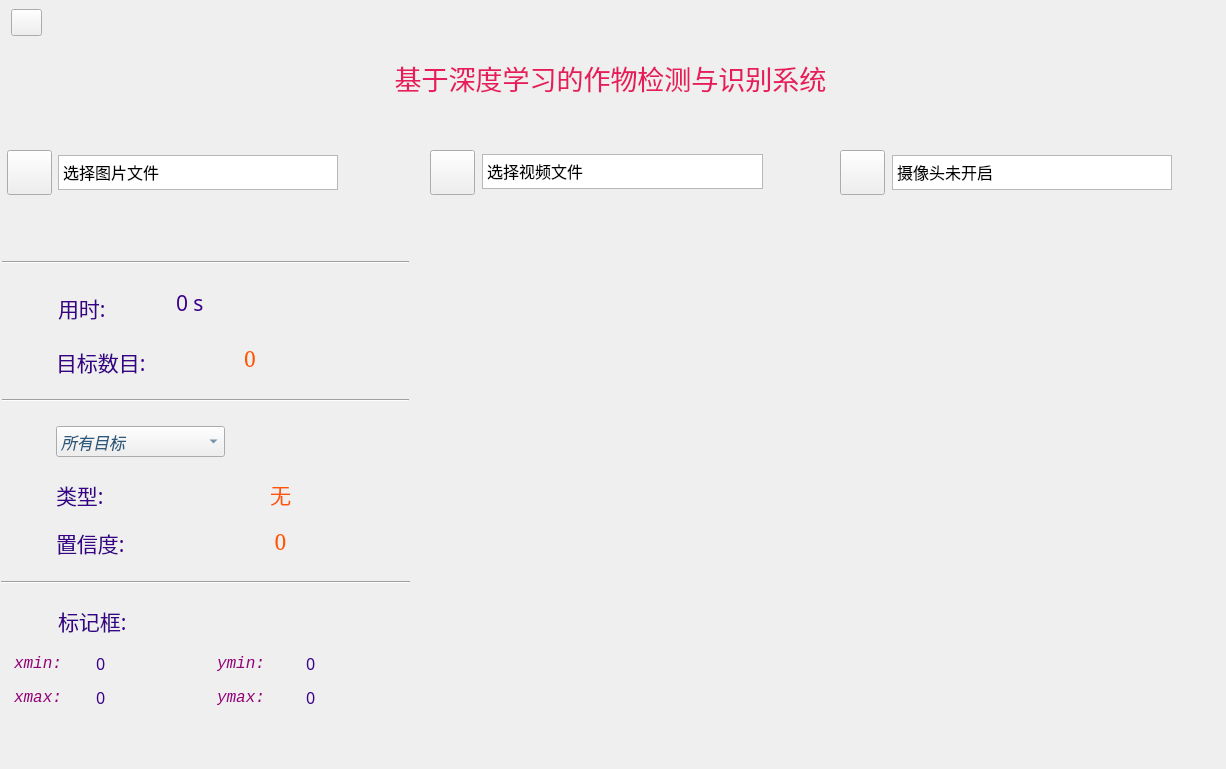
<?xml version="1.0" encoding="UTF-8"?>
<ui version="4.0">
 <class>MainWindow</class>
 <widget class="QMainWindow" name="MainWindow">
  <property name="windowModality">
   <enum>Qt::NonModal</enum>
  </property>
  <property name="geometry">
   <rect>
    <x>0</x>
    <y>0</y>
    <width>1226</width>
    <height>769</height>
   </rect>
  </property>
  <property name="minimumSize">
   <size>
    <width>1226</width>
    <height>769</height>
   </size>
  </property>
  <property name="maximumSize">
   <size>
    <width>1226</width>
    <height>769</height>
   </size>
  </property>
  <property name="font">
   <font>
    <family>华文仿宋</family>
   </font>
  </property>
  <property name="windowTitle">
   <string>Plant Detection</string>
  </property>
  <property name="windowIcon">
   <iconset resource="RecSystem.qrc">
    <normaloff>:/images/icons/count.png</normaloff>:/images/icons/count.png</iconset>
  </property>
  <property name="toolTip">
   <string/>
  </property>
  <property name="autoFillBackground">
   <bool>false</bool>
  </property>
  <property name="styleSheet">
   <string notr="true">#centralwidget{
	border-image: url(:/images/icons/back-image.png);
    color: rgb(220, 220, 220);
    border-radius: 10px;
}</string>
  </property>
  <property name="tabShape">
   <enum>QTabWidget::Rounded</enum>
  </property>
  <widget class="QWidget" name="centralwidget">
   <property name="styleSheet">
    <string notr="true">#centralWidget{
	border-image: url(:/newPrefix/images_test/back-image.png);
	color: rgb(220, 220, 220);
	border-radius: 10px;
}</string>
   </property>
   <widget class="QTextEdit" name="textEdit_pic">
    <property name="geometry">
     <rect>
      <x>58</x>
      <y>155</y>
      <width>280</width>
      <height>35</height>
     </rect>
    </property>
    <property name="minimumSize">
     <size>
      <width>150</width>
      <height>30</height>
     </size>
    </property>
    <property name="maximumSize">
     <size>
      <width>280</width>
      <height>40</height>
     </size>
    </property>
    <property name="font">
     <font>
      <family>华文仿宋</family>
      <pointsize>12</pointsize>
     </font>
    </property>
    <property name="layoutDirection">
     <enum>Qt::LeftToRight</enum>
    </property>
    <property name="verticalScrollBarPolicy">
     <enum>Qt::ScrollBarAlwaysOff</enum>
    </property>
    <property name="horizontalScrollBarPolicy">
     <enum>Qt::ScrollBarAsNeeded</enum>
    </property>
    <property name="lineWrapMode">
     <enum>QTextEdit::NoWrap</enum>
    </property>
    <property name="readOnly">
     <bool>true</bool>
    </property>
    <property name="html">
     <string>&lt;!DOCTYPE HTML PUBLIC &quot;-//W3C//DTD HTML 4.0//EN&quot; &quot;http://www.w3.org/TR/REC-html40/strict.dtd&quot;&gt;
&lt;html&gt;&lt;head&gt;&lt;meta name=&quot;qrichtext&quot; content=&quot;1&quot; /&gt;&lt;style type=&quot;text/css&quot;&gt;
p, li { white-space: pre-wrap; }
&lt;/style&gt;&lt;/head&gt;&lt;body style=&quot; font-family:'华文仿宋'; font-size:12pt; font-weight:400; font-style:normal;&quot;&gt;
&lt;p style=&quot; margin-top:0px; margin-bottom:0px; margin-left:0px; margin-right:0px; -qt-block-indent:0; text-indent:0px;&quot;&gt;&lt;span style=&quot; font-family:'Adobe Devanagari';&quot;&gt;选择图片文件&lt;/span&gt;&lt;/p&gt;&lt;/body&gt;&lt;/html&gt;</string>
    </property>
   </widget>
   <widget class="QLabel" name="label_objNum">
    <property name="geometry">
     <rect>
      <x>56</x>
      <y>342</y>
      <width>165</width>
      <height>39</height>
     </rect>
    </property>
    <property name="font">
     <font>
      <family>华文仿宋</family>
      <pointsize>16</pointsize>
     </font>
    </property>
    <property name="styleSheet">
     <string notr="true">color: #3a0088;</string>
    </property>
    <property name="text">
     <string>目标数目:</string>
    </property>
   </widget>
   <widget class="QLabel" name="label_ymin">
    <property name="geometry">
     <rect>
      <x>217</x>
      <y>648</y>
      <width>87</width>
      <height>31</height>
     </rect>
    </property>
    <property name="font">
     <font>
      <family>Consolas</family>
      <pointsize>12</pointsize>
      <weight>50</weight>
      <italic>true</italic>
      <bold>false</bold>
     </font>
    </property>
    <property name="styleSheet">
     <string notr="true">font: italic 12pt &quot;Consolas&quot;;
color: #930077;</string>
    </property>
    <property name="text">
     <string>ymin: </string>
    </property>
   </widget>
   <widget class="QLabel" name="label_ymax_result">
    <property name="geometry">
     <rect>
      <x>306</x>
      <y>682</y>
      <width>87</width>
      <height>31</height>
     </rect>
    </property>
    <property name="font">
     <font>
      <family>SimSun-ExtB</family>
      <pointsize>12</pointsize>
     </font>
    </property>
    <property name="styleSheet">
     <string notr="true">color: #3a0088;</string>
    </property>
    <property name="text">
     <string>0</string>
    </property>
   </widget>
   <widget class="QLabel" name="label_numer_result">
    <property name="geometry">
     <rect>
      <x>244</x>
      <y>340</y>
      <width>155</width>
      <height>37</height>
     </rect>
    </property>
    <property name="font">
     <font>
      <family>SimSun</family>
      <pointsize>16</pointsize>
     </font>
    </property>
    <property name="styleSheet">
     <string notr="true">color: rgb(255, 85, 0);</string>
    </property>
    <property name="text">
     <string>0</string>
    </property>
   </widget>
   <widget class="QLabel" name="label_conf">
    <property name="geometry">
     <rect>
      <x>56</x>
      <y>522</y>
      <width>111</width>
      <height>41</height>
     </rect>
    </property>
    <property name="font">
     <font>
      <family>华文仿宋</family>
      <pointsize>16</pointsize>
     </font>
    </property>
    <property name="styleSheet">
     <string notr="true">color: #3a0088;</string>
    </property>
    <property name="text">
     <string>置信度:</string>
    </property>
   </widget>
   <widget class="QLabel" name="label_title">
    <property name="geometry">
     <rect>
      <x>10</x>
      <y>40</y>
      <width>1201</width>
      <height>75</height>
     </rect>
    </property>
    <property name="minimumSize">
     <size>
      <width>0</width>
      <height>30</height>
     </size>
    </property>
    <property name="font">
     <font>
      <family>楷体</family>
      <pointsize>20</pointsize>
      <weight>50</weight>
      <italic>false</italic>
      <bold>false</bold>
      <kerning>false</kerning>
     </font>
    </property>
    <property name="toolTip">
     <string>&lt;html&gt;&lt;head/&gt;&lt;body&gt;&lt;p&gt;author: 思绪无限&lt;/p&gt;&lt;p&gt;公众号：AI技术研究与分享&lt;/p&gt;&lt;/body&gt;&lt;/html&gt;</string>
    </property>
    <property name="styleSheet">
     <string notr="true">QLabel{
color: #e61c5d;
font:  20pt &quot;楷体&quot;;
}</string>
    </property>
    <property name="text">
     <string>基于深度学习的作物检测与识别系统</string>
    </property>
    <property name="alignment">
     <set>Qt::AlignCenter</set>
    </property>
   </widget>
   <widget class="QLabel" name="label_picNumber">
    <property name="geometry">
     <rect>
      <x>8</x>
      <y>340</y>
      <width>45</width>
      <height>45</height>
     </rect>
    </property>
    <property name="styleSheet">
     <string notr="true">border-image: url(:/images/icons/count.png);</string>
    </property>
    <property name="text">
     <string/>
    </property>
   </widget>
   <widget class="QComboBox" name="comboBox_select">
    <property name="geometry">
     <rect>
      <x>56</x>
      <y>426</y>
      <width>169</width>
      <height>31</height>
     </rect>
    </property>
    <property name="font">
     <font>
      <family>Consolas</family>
      <pointsize>12</pointsize>
      <weight>50</weight>
      <italic>true</italic>
      <bold>false</bold>
     </font>
    </property>
    <property name="focusPolicy">
     <enum>Qt::ClickFocus</enum>
    </property>
    <property name="styleSheet">
     <string notr="true">color: rgb(43, 89, 124);
font: italic 12pt &quot;Consolas&quot;;</string>
    </property>
    <property name="currentText">
     <string>所有目标</string>
    </property>
    <property name="iconSize">
     <size>
      <width>36</width>
      <height>36</height>
     </size>
    </property>
    <item>
     <property name="text">
      <string>所有目标</string>
     </property>
    </item>
   </widget>
   <widget class="QLabel" name="label_xmax">
    <property name="geometry">
     <rect>
      <x>14</x>
      <y>682</y>
      <width>83</width>
      <height>31</height>
     </rect>
    </property>
    <property name="font">
     <font>
      <family>Consolas</family>
      <pointsize>12</pointsize>
      <weight>50</weight>
      <italic>true</italic>
      <bold>false</bold>
     </font>
    </property>
    <property name="styleSheet">
     <string notr="true">font: italic 12pt &quot;Consolas&quot;;
color: #930077;</string>
    </property>
    <property name="text">
     <string>xmax: </string>
    </property>
   </widget>
   <widget class="QTextEdit" name="textEdit_camera">
    <property name="geometry">
     <rect>
      <x>892</x>
      <y>155</y>
      <width>280</width>
      <height>35</height>
     </rect>
    </property>
    <property name="minimumSize">
     <size>
      <width>150</width>
      <height>30</height>
     </size>
    </property>
    <property name="maximumSize">
     <size>
      <width>280</width>
      <height>40</height>
     </size>
    </property>
    <property name="font">
     <font>
      <family>华文仿宋</family>
      <pointsize>12</pointsize>
     </font>
    </property>
    <property name="verticalScrollBarPolicy">
     <enum>Qt::ScrollBarAlwaysOff</enum>
    </property>
    <property name="horizontalScrollBarPolicy">
     <enum>Qt::ScrollBarAsNeeded</enum>
    </property>
    <property name="lineWrapMode">
     <enum>QTextEdit::NoWrap</enum>
    </property>
    <property name="readOnly">
     <bool>true</bool>
    </property>
    <property name="html">
     <string>&lt;!DOCTYPE HTML PUBLIC &quot;-//W3C//DTD HTML 4.0//EN&quot; &quot;http://www.w3.org/TR/REC-html40/strict.dtd&quot;&gt;
&lt;html&gt;&lt;head&gt;&lt;meta name=&quot;qrichtext&quot; content=&quot;1&quot; /&gt;&lt;style type=&quot;text/css&quot;&gt;
p, li { white-space: pre-wrap; }
&lt;/style&gt;&lt;/head&gt;&lt;body style=&quot; font-family:'华文仿宋'; font-size:12pt; font-weight:400; font-style:normal;&quot;&gt;
&lt;p style=&quot; margin-top:0px; margin-bottom:0px; margin-left:0px; margin-right:0px; -qt-block-indent:0; text-indent:0px;&quot;&gt;&lt;span style=&quot; font-family:'Adobe Devanagari';&quot;&gt;摄像头未开启&lt;/span&gt;&lt;/p&gt;&lt;/body&gt;&lt;/html&gt;</string>
    </property>
   </widget>
   <widget class="QLabel" name="label_xmin_result">
    <property name="geometry">
     <rect>
      <x>96</x>
      <y>648</y>
      <width>81</width>
      <height>31</height>
     </rect>
    </property>
    <property name="font">
     <font>
      <family>SimSun-ExtB</family>
      <pointsize>12</pointsize>
     </font>
    </property>
    <property name="styleSheet">
     <string notr="true">color: #3a0088;</string>
    </property>
    <property name="text">
     <string>0</string>
    </property>
   </widget>
   <widget class="QLabel" name="label_score_result">
    <property name="geometry">
     <rect>
      <x>154</x>
      <y>518</y>
      <width>253</width>
      <height>47</height>
     </rect>
    </property>
    <property name="font">
     <font>
      <family>SimSun</family>
      <pointsize>16</pointsize>
     </font>
    </property>
    <property name="styleSheet">
     <string notr="true">color: rgb(255, 85, 0);</string>
    </property>
    <property name="text">
     <string>0</string>
    </property>
    <property name="alignment">
     <set>Qt::AlignCenter</set>
    </property>
   </widget>
   <widget class="QLabel" name="label_location">
    <property name="geometry">
     <rect>
      <x>58</x>
      <y>600</y>
      <width>157</width>
      <height>41</height>
     </rect>
    </property>
    <property name="font">
     <font>
      <family>华文仿宋</family>
      <pointsize>16</pointsize>
     </font>
    </property>
    <property name="styleSheet">
     <string notr="true">color: #3a0088;</string>
    </property>
    <property name="text">
     <string>标记框:</string>
    </property>
   </widget>
   <widget class="QLabel" name="label_picConf">
    <property name="geometry">
     <rect>
      <x>10</x>
      <y>524</y>
      <width>40</width>
      <height>40</height>
     </rect>
    </property>
    <property name="styleSheet">
     <string notr="true">border-image: url(:/images/icons/Score.png);</string>
    </property>
    <property name="text">
     <string/>
    </property>
   </widget>
   <widget class="QLabel" name="label_display">
    <property name="geometry">
     <rect>
      <x>410</x>
      <y>256</y>
      <width>806</width>
      <height>454</height>
     </rect>
    </property>
    <property name="minimumSize">
     <size>
      <width>806</width>
      <height>454</height>
     </size>
    </property>
    <property name="maximumSize">
     <size>
      <width>1152</width>
      <height>648</height>
     </size>
    </property>
    <property name="font">
     <font>
      <family>楷体</family>
      <pointsize>16</pointsize>
     </font>
    </property>
    <property name="layoutDirection">
     <enum>Qt::LeftToRight</enum>
    </property>
    <property name="styleSheet">
     <string notr="true">border-image: url(:/images/icons/ini-image.png);</string>
    </property>
    <property name="text">
     <string>&lt;html&gt;&lt;head/&gt;&lt;body&gt;&lt;p align=&quot;center&quot;&gt;&lt;br/&gt;&lt;/p&gt;&lt;/body&gt;&lt;/html&gt;</string>
    </property>
    <property name="alignment">
     <set>Qt::AlignCenter</set>
    </property>
   </widget>
   <widget class="QLabel" name="label_xmax_result">
    <property name="geometry">
     <rect>
      <x>96</x>
      <y>682</y>
      <width>89</width>
      <height>31</height>
     </rect>
    </property>
    <property name="font">
     <font>
      <family>SimSun-ExtB</family>
      <pointsize>12</pointsize>
     </font>
    </property>
    <property name="styleSheet">
     <string notr="true">color: #3a0088;</string>
    </property>
    <property name="text">
     <string>0</string>
    </property>
   </widget>
   <widget class="QLabel" name="label_picTime">
    <property name="geometry">
     <rect>
      <x>10</x>
      <y>284</y>
      <width>40</width>
      <height>40</height>
     </rect>
    </property>
    <property name="styleSheet">
     <string notr="true">border-image: url(:/images/icons/net_speed.png);</string>
    </property>
    <property name="text">
     <string/>
    </property>
   </widget>
   <widget class="Line" name="line_3">
    <property name="geometry">
     <rect>
      <x>1</x>
      <y>562</y>
      <width>409</width>
      <height>41</height>
     </rect>
    </property>
    <property name="orientation">
     <enum>Qt::Horizontal</enum>
    </property>
   </widget>
   <widget class="QLabel" name="label_ymax">
    <property name="geometry">
     <rect>
      <x>217</x>
      <y>682</y>
      <width>89</width>
      <height>31</height>
     </rect>
    </property>
    <property name="font">
     <font>
      <family>Consolas</family>
      <pointsize>12</pointsize>
      <weight>50</weight>
      <italic>true</italic>
      <bold>false</bold>
     </font>
    </property>
    <property name="styleSheet">
     <string notr="true">font: italic 12pt &quot;Consolas&quot;;
color: #930077;</string>
    </property>
    <property name="text">
     <string>ymax: </string>
    </property>
   </widget>
   <widget class="QToolButton" name="toolButton_file">
    <property name="geometry">
     <rect>
      <x>7</x>
      <y>150</y>
      <width>45</width>
      <height>45</height>
     </rect>
    </property>
    <property name="cursor">
     <cursorShape>PointingHandCursor</cursorShape>
    </property>
    <property name="toolTip">
     <string>选择图片</string>
    </property>
    <property name="autoFillBackground">
     <bool>false</bool>
    </property>
    <property name="text">
     <string/>
    </property>
    <property name="icon">
     <iconset resource="RecSystem.qrc">
      <normaloff>:/images/icons/recovery.png</normaloff>:/images/icons/recovery.png</iconset>
    </property>
    <property name="iconSize">
     <size>
      <width>37</width>
      <height>37</height>
     </size>
    </property>
    <property name="popupMode">
     <enum>QToolButton::DelayedPopup</enum>
    </property>
    <property name="toolButtonStyle">
     <enum>Qt::ToolButtonTextUnderIcon</enum>
    </property>
    <property name="autoRaise">
     <bool>false</bool>
    </property>
    <property name="arrowType">
     <enum>Qt::NoArrow</enum>
    </property>
   </widget>
   <widget class="QTextEdit" name="textEdit_video">
    <property name="geometry">
     <rect>
      <x>482</x>
      <y>154</y>
      <width>281</width>
      <height>35</height>
     </rect>
    </property>
    <property name="minimumSize">
     <size>
      <width>150</width>
      <height>30</height>
     </size>
    </property>
    <property name="maximumSize">
     <size>
      <width>340</width>
      <height>40</height>
     </size>
    </property>
    <property name="font">
     <font>
      <family>华文仿宋</family>
      <pointsize>12</pointsize>
     </font>
    </property>
    <property name="layoutDirection">
     <enum>Qt::LeftToRight</enum>
    </property>
    <property name="verticalScrollBarPolicy">
     <enum>Qt::ScrollBarAlwaysOff</enum>
    </property>
    <property name="horizontalScrollBarPolicy">
     <enum>Qt::ScrollBarAsNeeded</enum>
    </property>
    <property name="lineWrapMode">
     <enum>QTextEdit::NoWrap</enum>
    </property>
    <property name="readOnly">
     <bool>true</bool>
    </property>
    <property name="html">
     <string>&lt;!DOCTYPE HTML PUBLIC &quot;-//W3C//DTD HTML 4.0//EN&quot; &quot;http://www.w3.org/TR/REC-html40/strict.dtd&quot;&gt;
&lt;html&gt;&lt;head&gt;&lt;meta name=&quot;qrichtext&quot; content=&quot;1&quot; /&gt;&lt;style type=&quot;text/css&quot;&gt;
p, li { white-space: pre-wrap; }
&lt;/style&gt;&lt;/head&gt;&lt;body style=&quot; font-family:'华文仿宋'; font-size:12pt; font-weight:400; font-style:normal;&quot;&gt;
&lt;p style=&quot; margin-top:0px; margin-bottom:0px; margin-left:0px; margin-right:0px; -qt-block-indent:0; text-indent:0px;&quot;&gt;&lt;span style=&quot; font-family:'Adobe Devanagari';&quot;&gt;选择视频文件&lt;/span&gt;&lt;/p&gt;&lt;/body&gt;&lt;/html&gt;</string>
    </property>
   </widget>
   <widget class="QToolButton" name="toolButton_camera">
    <property name="geometry">
     <rect>
      <x>840</x>
      <y>150</y>
      <width>45</width>
      <height>45</height>
     </rect>
    </property>
    <property name="cursor">
     <cursorShape>PointingHandCursor</cursorShape>
    </property>
    <property name="toolTip">
     <string>开启摄像头</string>
    </property>
    <property name="autoFillBackground">
     <bool>false</bool>
    </property>
    <property name="text">
     <string/>
    </property>
    <property name="icon">
     <iconset resource="RecSystem.qrc">
      <normaloff>:/images/icons/g1.png</normaloff>:/images/icons/g1.png</iconset>
    </property>
    <property name="iconSize">
     <size>
      <width>37</width>
      <height>37</height>
     </size>
    </property>
    <property name="popupMode">
     <enum>QToolButton::DelayedPopup</enum>
    </property>
    <property name="toolButtonStyle">
     <enum>Qt::ToolButtonTextUnderIcon</enum>
    </property>
    <property name="autoRaise">
     <bool>false</bool>
    </property>
    <property name="arrowType">
     <enum>Qt::NoArrow</enum>
    </property>
   </widget>
   <widget class="Line" name="line_5">
    <property name="geometry">
     <rect>
      <x>2</x>
      <y>242</y>
      <width>407</width>
      <height>41</height>
     </rect>
    </property>
    <property name="orientation">
     <enum>Qt::Horizontal</enum>
    </property>
   </widget>
   <widget class="QLabel" name="label_time_result">
    <property name="geometry">
     <rect>
      <x>176</x>
      <y>284</y>
      <width>129</width>
      <height>37</height>
     </rect>
    </property>
    <property name="font">
     <font>
      <family>华文仿宋</family>
      <pointsize>16</pointsize>
     </font>
    </property>
    <property name="styleSheet">
     <string notr="true">color: #3a0088;</string>
    </property>
    <property name="text">
     <string>0 s</string>
    </property>
   </widget>
   <widget class="QLabel" name="label_picSelect">
    <property name="geometry">
     <rect>
      <x>12</x>
      <y>422</y>
      <width>35</width>
      <height>35</height>
     </rect>
    </property>
    <property name="styleSheet">
     <string notr="true">border-image: url(:/images/icons/selection.png);</string>
    </property>
    <property name="text">
     <string/>
    </property>
   </widget>
   <widget class="Line" name="line_4">
    <property name="geometry">
     <rect>
      <x>2</x>
      <y>380</y>
      <width>407</width>
      <height>41</height>
     </rect>
    </property>
    <property name="orientation">
     <enum>Qt::Horizontal</enum>
    </property>
   </widget>
   <widget class="QToolButton" name="toolButton_saveing">
    <property name="geometry">
     <rect>
      <x>11</x>
      <y>9</y>
      <width>31</width>
      <height>27</height>
     </rect>
    </property>
    <property name="maximumSize">
     <size>
      <width>50</width>
      <height>45</height>
     </size>
    </property>
    <property name="cursor">
     <cursorShape>PointingHandCursor</cursorShape>
    </property>
    <property name="toolTip">
     <string>保存结果</string>
    </property>
    <property name="autoFillBackground">
     <bool>false</bool>
    </property>
    <property name="text">
     <string/>
    </property>
    <property name="icon">
     <iconset resource="RecSystem.qrc">
      <normaloff>:/images/icons/save.png</normaloff>:/images/icons/save.png</iconset>
    </property>
    <property name="iconSize">
     <size>
      <width>50</width>
      <height>39</height>
     </size>
    </property>
    <property name="popupMode">
     <enum>QToolButton::DelayedPopup</enum>
    </property>
    <property name="toolButtonStyle">
     <enum>Qt::ToolButtonTextUnderIcon</enum>
    </property>
    <property name="autoRaise">
     <bool>false</bool>
    </property>
    <property name="arrowType">
     <enum>Qt::NoArrow</enum>
    </property>
   </widget>
   <widget class="QLabel" name="label_class">
    <property name="geometry">
     <rect>
      <x>56</x>
      <y>476</y>
      <width>113</width>
      <height>37</height>
     </rect>
    </property>
    <property name="font">
     <font>
      <family>华文仿宋</family>
      <pointsize>16</pointsize>
     </font>
    </property>
    <property name="styleSheet">
     <string notr="true">color: #3a0088;</string>
    </property>
    <property name="text">
     <string>类型:</string>
    </property>
   </widget>
   <widget class="QLabel" name="label_xmin">
    <property name="geometry">
     <rect>
      <x>14</x>
      <y>648</y>
      <width>81</width>
      <height>31</height>
     </rect>
    </property>
    <property name="font">
     <font>
      <family>Consolas</family>
      <pointsize>12</pointsize>
      <weight>50</weight>
      <italic>true</italic>
      <bold>false</bold>
     </font>
    </property>
    <property name="styleSheet">
     <string notr="true">font: italic 12pt &quot;Consolas&quot;;
color: #930077;</string>
    </property>
    <property name="text">
     <string>xmin: </string>
    </property>
   </widget>
   <widget class="QToolButton" name="toolButton_video">
    <property name="geometry">
     <rect>
      <x>430</x>
      <y>150</y>
      <width>45</width>
      <height>45</height>
     </rect>
    </property>
    <property name="cursor">
     <cursorShape>PointingHandCursor</cursorShape>
    </property>
    <property name="toolTip">
     <string>选择视频</string>
    </property>
    <property name="autoFillBackground">
     <bool>false</bool>
    </property>
    <property name="text">
     <string/>
    </property>
    <property name="icon">
     <iconset resource="RecSystem.qrc">
      <normaloff>:/images/icons/video.png</normaloff>:/images/icons/video.png</iconset>
    </property>
    <property name="iconSize">
     <size>
      <width>37</width>
      <height>37</height>
     </size>
    </property>
    <property name="popupMode">
     <enum>QToolButton::DelayedPopup</enum>
    </property>
    <property name="toolButtonStyle">
     <enum>Qt::ToolButtonTextUnderIcon</enum>
    </property>
    <property name="autoRaise">
     <bool>false</bool>
    </property>
    <property name="arrowType">
     <enum>Qt::NoArrow</enum>
    </property>
   </widget>
   <widget class="QLabel" name="label_picResult">
    <property name="geometry">
     <rect>
      <x>14</x>
      <y>478</y>
      <width>35</width>
      <height>35</height>
     </rect>
    </property>
    <property name="styleSheet">
     <string notr="true">border-image: url(:/images/icons/result.png);</string>
    </property>
    <property name="text">
     <string/>
    </property>
   </widget>
   <widget class="QLabel" name="label_picLocation">
    <property name="geometry">
     <rect>
      <x>12</x>
      <y>598</y>
      <width>35</width>
      <height>35</height>
     </rect>
    </property>
    <property name="styleSheet">
     <string notr="true">border-image: url(:/images/icons/Ordinateur.png);</string>
    </property>
    <property name="text">
     <string/>
    </property>
   </widget>
   <widget class="QLabel" name="label_ymin_result">
    <property name="geometry">
     <rect>
      <x>306</x>
      <y>648</y>
      <width>75</width>
      <height>31</height>
     </rect>
    </property>
    <property name="font">
     <font>
      <family>SimSun-ExtB</family>
      <pointsize>12</pointsize>
     </font>
    </property>
    <property name="styleSheet">
     <string notr="true">color: #3a0088;</string>
    </property>
    <property name="text">
     <string>0</string>
    </property>
   </widget>
   <widget class="QLabel" name="label_useTime">
    <property name="geometry">
     <rect>
      <x>58</x>
      <y>282</y>
      <width>91</width>
      <height>51</height>
     </rect>
    </property>
    <property name="font">
     <font>
      <family>华文仿宋</family>
      <pointsize>16</pointsize>
     </font>
    </property>
    <property name="styleSheet">
     <string notr="true">color: #3a0088;</string>
    </property>
    <property name="text">
     <string>用时:</string>
    </property>
   </widget>
   <widget class="QLabel" name="label_class_result">
    <property name="geometry">
     <rect>
      <x>156</x>
      <y>470</y>
      <width>249</width>
      <height>47</height>
     </rect>
    </property>
    <property name="font">
     <font>
      <family>SimSun</family>
      <pointsize>16</pointsize>
     </font>
    </property>
    <property name="styleSheet">
     <string notr="true">color: rgb(255, 85, 0);</string>
    </property>
    <property name="text">
     <string>无</string>
    </property>
    <property name="alignment">
     <set>Qt::AlignCenter</set>
    </property>
   </widget>
  </widget>
  <action name="actionGoogle_Translate">
   <property name="text">
    <string>Google Translate</string>
   </property>
  </action>
  <action name="actionHTML_type">
   <property name="text">
    <string>HTML type</string>
   </property>
  </action>
  <action name="actionsoftware_version">
   <property name="text">
    <string>software version</string>
   </property>
  </action>
 </widget>
 <resources>
  <include location="RecSystem.qrc"/>
 </resources>
 <connections/>
</ui>
